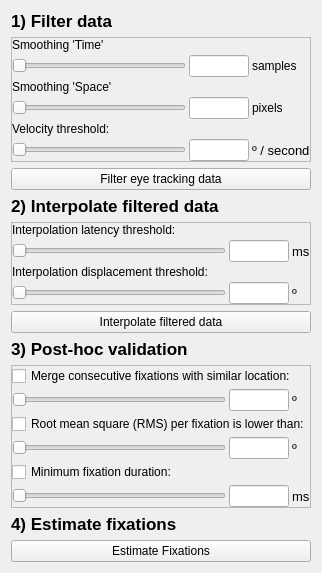
      <widget class="QWidget" name="page_auto">
       <attribute name="title">
        <string>Automatic</string>
       </attribute>
       <layout class="QVBoxLayout" name="verticalLayout_5">
        <item>
         <widget class="QLabel" name="label_8">
          <property name="minimumSize">
           <size>
            <width>0</width>
            <height>0</height>
           </size>
          </property>
          <property name="maximumSize">
           <size>
            <width>16777215</width>
            <height>20</height>
           </size>
          </property>
          <property name="font">
           <font>
            <pointsize>13</pointsize>
            <weight>75</weight>
            <bold>true</bold>
           </font>
          </property>
          <property name="text">
           <string>1) Filter data</string>
          </property>
         </widget>
        </item>
        <item>
         <widget class="QFrame" name="frame_7">
          <property name="frameShape">
           <enum>QFrame::StyledPanel</enum>
          </property>
          <property name="frameShadow">
           <enum>QFrame::Raised</enum>
          </property>
          <layout class="QGridLayout" name="gridLayout_13">
           <property name="leftMargin">
            <number>0</number>
           </property>
           <property name="topMargin">
            <number>0</number>
           </property>
           <property name="rightMargin">
            <number>0</number>
           </property>
           <property name="bottomMargin">
            <number>0</number>
           </property>
           <property name="spacing">
            <number>3</number>
           </property>
           <item row="5" column="0">
            <widget class="QSlider" name="sliderVelocity">
             <property name="sizePolicy">
              <sizepolicy hsizetype="Expanding" vsizetype="Preferred">
               <horstretch>0</horstretch>
               <verstretch>0</verstretch>
              </sizepolicy>
             </property>
             <property name="tracking">
              <bool>false</bool>
             </property>
             <property name="orientation">
              <enum>Qt::Horizontal</enum>
             </property>
            </widget>
           </item>
           <item row="1" column="0">
            <widget class="QSlider" name="sliderSigmaS">
             <property name="sizePolicy">
              <sizepolicy hsizetype="Expanding" vsizetype="Preferred">
               <horstretch>0</horstretch>
               <verstretch>0</verstretch>
              </sizepolicy>
             </property>
             <property name="tracking">
              <bool>false</bool>
             </property>
             <property name="orientation">
              <enum>Qt::Horizontal</enum>
             </property>
            </widget>
           </item>
           <item row="3" column="1">
            <widget class="QLineEdit" name="leSigmaR">
             <property name="sizePolicy">
              <sizepolicy hsizetype="Fixed" vsizetype="Preferred">
               <horstretch>0</horstretch>
               <verstretch>0</verstretch>
              </sizepolicy>
             </property>
             <property name="maximumSize">
              <size>
               <width>60</width>
               <height>40</height>
              </size>
             </property>
            </widget>
           </item>
           <item row="1" column="1">
            <widget class="QLineEdit" name="leSigmaS">
             <property name="sizePolicy">
              <sizepolicy hsizetype="Fixed" vsizetype="Preferred">
               <horstretch>0</horstretch>
               <verstretch>0</verstretch>
              </sizepolicy>
             </property>
             <property name="maximumSize">
              <size>
               <width>60</width>
               <height>40</height>
              </size>
             </property>
            </widget>
           </item>
           <item row="3" column="0">
            <widget class="QSlider" name="sliderSigmaR">
             <property name="sizePolicy">
              <sizepolicy hsizetype="Expanding" vsizetype="Preferred">
               <horstretch>0</horstretch>
               <verstretch>0</verstretch>
              </sizepolicy>
             </property>
             <property name="maximum">
              <number>200</number>
             </property>
             <property name="tracking">
              <bool>false</bool>
             </property>
             <property name="orientation">
              <enum>Qt::Horizontal</enum>
             </property>
            </widget>
           </item>
           <item row="0" column="0">
            <widget class="QLabel" name="la_2">
             <property name="text">
              <string>Smoothing 'Time'</string>
             </property>
            </widget>
           </item>
           <item row="2" column="0">
            <widget class="QLabel" name="label_25">
             <property name="text">
              <string>Smoothing 'Space'</string>
             </property>
            </widget>
           </item>
           <item row="3" column="2">
            <widget class="QLabel" name="label_26">
             <property name="text">
              <string>pixels</string>
             </property>
            </widget>
           </item>
           <item row="1" column="2">
            <widget class="QLabel" name="label_27">
             <property name="text">
              <string>samples</string>
             </property>
            </widget>
           </item>
           <item row="4" column="0">
            <widget class="QLabel" name="label_36">
             <property name="text">
              <string>Velocity threshold:</string>
             </property>
            </widget>
           </item>
           <item row="5" column="1">
            <widget class="QLineEdit" name="leVelocity">
             <property name="sizePolicy">
              <sizepolicy hsizetype="Fixed" vsizetype="Preferred">
               <horstretch>0</horstretch>
               <verstretch>0</verstretch>
              </sizepolicy>
             </property>
             <property name="maximumSize">
              <size>
               <width>60</width>
               <height>40</height>
              </size>
             </property>
            </widget>
           </item>
           <item row="5" column="2">
            <widget class="QLabel" name="label_40">
             <property name="font">
              <font>
               <pointsize>10</pointsize>
              </font>
             </property>
             <property name="text">
              <string>º / second</string>
             </property>
            </widget>
           </item>
          </layout>
         </widget>
        </item>
        <item>
         <widget class="QPushButton" name="b_smooth">
          <property name="sizePolicy">
           <sizepolicy hsizetype="Minimum" vsizetype="Preferred">
            <horstretch>0</horstretch>
            <verstretch>0</verstretch>
           </sizepolicy>
          </property>
          <property name="maximumSize">
           <size>
            <width>16777215</width>
            <height>16777215</height>
           </size>
          </property>
          <property name="text">
           <string>Filter eye tracking data</string>
          </property>
         </widget>
        </item>
        <item>
         <widget class="QLabel" name="label_7">
          <property name="maximumSize">
           <size>
            <width>16777215</width>
            <height>20</height>
           </size>
          </property>
          <property name="font">
           <font>
            <pointsize>13</pointsize>
            <weight>75</weight>
            <bold>true</bold>
           </font>
          </property>
          <property name="text">
           <string>2) Interpolate filtered data</string>
          </property>
         </widget>
        </item>
        <item>
         <widget class="QFrame" name="frame_4">
          <property name="frameShape">
           <enum>QFrame::StyledPanel</enum>
          </property>
          <property name="frameShadow">
           <enum>QFrame::Raised</enum>
          </property>
          <layout class="QGridLayout" name="gridLayout_14">
           <property name="leftMargin">
            <number>0</number>
           </property>
           <property name="topMargin">
            <number>0</number>
           </property>
           <property name="rightMargin">
            <number>0</number>
           </property>
           <property name="bottomMargin">
            <number>0</number>
           </property>
           <property name="spacing">
            <number>3</number>
           </property>
           <item row="3" column="2">
            <widget class="QLabel" name="label_37">
             <property name="font">
              <font>
               <pointsize>10</pointsize>
              </font>
             </property>
             <property name="text">
              <string>ms</string>
             </property>
            </widget>
           </item>
           <item row="7" column="2">
            <widget class="QLabel" name="label_38">
             <property name="font">
              <font>
               <pointsize>10</pointsize>
              </font>
             </property>
             <property name="text">
              <string>º</string>
             </property>
            </widget>
           </item>
           <item row="2" column="0">
            <widget class="QLabel" name="label_39">
             <property name="text">
              <string>Interpolation latency threshold:</string>
             </property>
            </widget>
           </item>
           <item row="3" column="0">
            <widget class="QSlider" name="sliderInterpolation">
             <property name="sizePolicy">
              <sizepolicy hsizetype="Expanding" vsizetype="Preferred">
               <horstretch>0</horstretch>
               <verstretch>0</verstretch>
              </sizepolicy>
             </property>
             <property name="tracking">
              <bool>false</bool>
             </property>
             <property name="orientation">
              <enum>Qt::Horizontal</enum>
             </property>
            </widget>
           </item>
           <item row="7" column="0">
            <widget class="QSlider" name="sliderDisplacInterpolate">
             <property name="sizePolicy">
              <sizepolicy hsizetype="Expanding" vsizetype="Preferred">
               <horstretch>0</horstretch>
               <verstretch>0</verstretch>
              </sizepolicy>
             </property>
             <property name="tracking">
              <bool>false</bool>
             </property>
             <property name="orientation">
              <enum>Qt::Horizontal</enum>
             </property>
            </widget>
           </item>
           <item row="6" column="0" colspan="3">
            <widget class="QLabel" name="label_41">
             <property name="text">
              <string>Interpolation displacement threshold:</string>
             </property>
            </widget>
           </item>
           <item row="7" column="1">
            <widget class="QLineEdit" name="leDisplacInterpolate">
             <property name="sizePolicy">
              <sizepolicy hsizetype="Fixed" vsizetype="Preferred">
               <horstretch>0</horstretch>
               <verstretch>0</verstretch>
              </sizepolicy>
             </property>
             <property name="maximumSize">
              <size>
               <width>60</width>
               <height>40</height>
              </size>
             </property>
            </widget>
           </item>
           <item row="3" column="1">
            <widget class="QLineEdit" name="leInterpolation">
             <property name="sizePolicy">
              <sizepolicy hsizetype="Fixed" vsizetype="Preferred">
               <horstretch>0</horstretch>
               <verstretch>0</verstretch>
              </sizepolicy>
             </property>
             <property name="maximumSize">
              <size>
               <width>60</width>
               <height>40</height>
              </size>
             </property>
            </widget>
           </item>
          </layout>
         </widget>
        </item>
        <item>
         <widget class="QPushButton" name="b_interpolate">
          <property name="sizePolicy">
           <sizepolicy hsizetype="Minimum" vsizetype="Preferred">
            <horstretch>0</horstretch>
            <verstretch>0</verstretch>
           </sizepolicy>
          </property>
          <property name="text">
           <string>Interpolate filtered data</string>
          </property>
         </widget>
        </item>
        <item>
         <widget class="QLabel" name="label_11">
          <property name="maximumSize">
           <size>
            <width>16777215</width>
            <height>20</height>
           </size>
          </property>
          <property name="font">
           <font>
            <pointsize>13</pointsize>
            <weight>75</weight>
            <bold>true</bold>
           </font>
          </property>
          <property name="text">
           <string>3) Post-hoc validation</string>
          </property>
         </widget>
        </item>
        <item>
         <widget class="QFrame" name="frame_2">
          <property name="frameShape">
           <enum>QFrame::StyledPanel</enum>
          </property>
          <property name="frameShadow">
           <enum>QFrame::Raised</enum>
          </property>
          <layout class="QGridLayout" name="gridLayout_12">
           <property name="leftMargin">
            <number>0</number>
           </property>
           <property name="topMargin">
            <number>0</number>
           </property>
           <property name="rightMargin">
            <number>0</number>
           </property>
           <property name="bottomMargin">
            <number>0</number>
           </property>
           <property name="spacing">
            <number>3</number>
           </property>
           <item row="1" column="0">
            <widget class="QSlider" name="sliderDisplacement">
             <property name="sizePolicy">
              <sizepolicy hsizetype="Expanding" vsizetype="Preferred">
               <horstretch>0</horstretch>
               <verstretch>0</verstretch>
              </sizepolicy>
             </property>
             <property name="tracking">
              <bool>false</bool>
             </property>
             <property name="orientation">
              <enum>Qt::Horizontal</enum>
             </property>
            </widget>
           </item>
           <item row="1" column="2">
            <widget class="QLabel" name="label_32">
             <property name="font">
              <font>
               <pointsize>10</pointsize>
              </font>
             </property>
             <property name="text">
              <string>º</string>
             </property>
            </widget>
           </item>
           <item row="2" column="0" colspan="3">
            <widget class="QCheckBox" name="cb_velocityVariance">
             <property name="sizePolicy">
              <sizepolicy hsizetype="Minimum" vsizetype="Preferred">
               <horstretch>0</horstretch>
               <verstretch>0</verstretch>
              </sizepolicy>
             </property>
             <property name="text">
              <string>Root mean square (RMS) per fixation is lower than:</string>
             </property>
            </widget>
           </item>
           <item row="3" column="0">
            <widget class="QSlider" name="sliderVelocityVariance">
             <property name="sizePolicy">
              <sizepolicy hsizetype="Expanding" vsizetype="Preferred">
               <horstretch>0</horstretch>
               <verstretch>0</verstretch>
              </sizepolicy>
             </property>
             <property name="tracking">
              <bool>false</bool>
             </property>
             <property name="orientation">
              <enum>Qt::Horizontal</enum>
             </property>
            </widget>
           </item>
           <item row="3" column="2">
            <widget class="QLabel" name="label_34">
             <property name="font">
              <font>
               <pointsize>10</pointsize>
              </font>
             </property>
             <property name="text">
              <string>º</string>
             </property>
            </widget>
           </item>
           <item row="4" column="0">
            <widget class="QCheckBox" name="cb_minFixation">
             <property name="sizePolicy">
              <sizepolicy hsizetype="Minimum" vsizetype="Preferred">
               <horstretch>0</horstretch>
               <verstretch>0</verstretch>
              </sizepolicy>
             </property>
             <property name="text">
              <string>Minimum fixation duration:</string>
             </property>
            </widget>
           </item>
           <item row="5" column="0">
            <widget class="QSlider" name="sliderMinFixation">
             <property name="sizePolicy">
              <sizepolicy hsizetype="Expanding" vsizetype="Preferred">
               <horstretch>0</horstretch>
               <verstretch>0</verstretch>
              </sizepolicy>
             </property>
             <property name="tracking">
              <bool>false</bool>
             </property>
             <property name="orientation">
              <enum>Qt::Horizontal</enum>
             </property>
            </widget>
           </item>
           <item row="5" column="2">
            <widget class="QLabel" name="label_35">
             <property name="font">
              <font>
               <pointsize>10</pointsize>
              </font>
             </property>
             <property name="text">
              <string>ms</string>
             </property>
            </widget>
           </item>
           <item row="0" column="0" colspan="3">
            <widget class="QCheckBox" name="cb_displacement">
             <property name="sizePolicy">
              <sizepolicy hsizetype="Minimum" vsizetype="Preferred">
               <horstretch>0</horstretch>
               <verstretch>0</verstretch>
              </sizepolicy>
             </property>
             <property name="text">
              <string>Merge consecutive fixations with similar location:</string>
             </property>
            </widget>
           </item>
           <item row="1" column="1">
            <widget class="QLineEdit" name="leDisplacement">
             <property name="sizePolicy">
              <sizepolicy hsizetype="Fixed" vsizetype="Preferred">
               <horstretch>0</horstretch>
               <verstretch>0</verstretch>
              </sizepolicy>
             </property>
             <property name="maximumSize">
              <size>
               <width>60</width>
               <height>40</height>
              </size>
             </property>
            </widget>
           </item>
           <item row="3" column="1">
            <widget class="QLineEdit" name="leVelocityVariance">
             <property name="sizePolicy">
              <sizepolicy hsizetype="Fixed" vsizetype="Preferred">
               <horstretch>0</horstretch>
               <verstretch>0</verstretch>
              </sizepolicy>
             </property>
             <property name="maximumSize">
              <size>
               <width>60</width>
               <height>40</height>
              </size>
             </property>
            </widget>
           </item>
           <item row="5" column="1">
            <widget class="QLineEdit" name="leMinFixation">
             <property name="sizePolicy">
              <sizepolicy hsizetype="Fixed" vsizetype="Preferred">
               <horstretch>0</horstretch>
               <verstretch>0</verstretch>
              </sizepolicy>
             </property>
             <property name="maximumSize">
              <size>
               <width>60</width>
               <height>40</height>
              </size>
             </property>
            </widget>
           </item>
          </layout>
         </widget>
        </item>
        <item>
         <widget class="QLabel" name="label_12">
          <property name="maximumSize">
           <size>
            <width>16777215</width>
            <height>20</height>
           </size>
          </property>
          <property name="font">
           <font>
            <pointsize>13</pointsize>
            <weight>75</weight>
            <bold>true</bold>
           </font>
          </property>
          <property name="text">
           <string>4) Estimate fixations</string>
          </property>
         </widget>
        </item>
        <item>
         <widget class="QPushButton" name="b_estimateFixations">
          <property name="sizePolicy">
           <sizepolicy hsizetype="Minimum" vsizetype="Preferred">
            <horstretch>0</horstretch>
            <verstretch>0</verstretch>
           </sizepolicy>
          </property>
          <property name="text">
           <string>Estimate Fixations</string>
          </property>
         </widget>
        </item>
       </layout>
      </widget>
